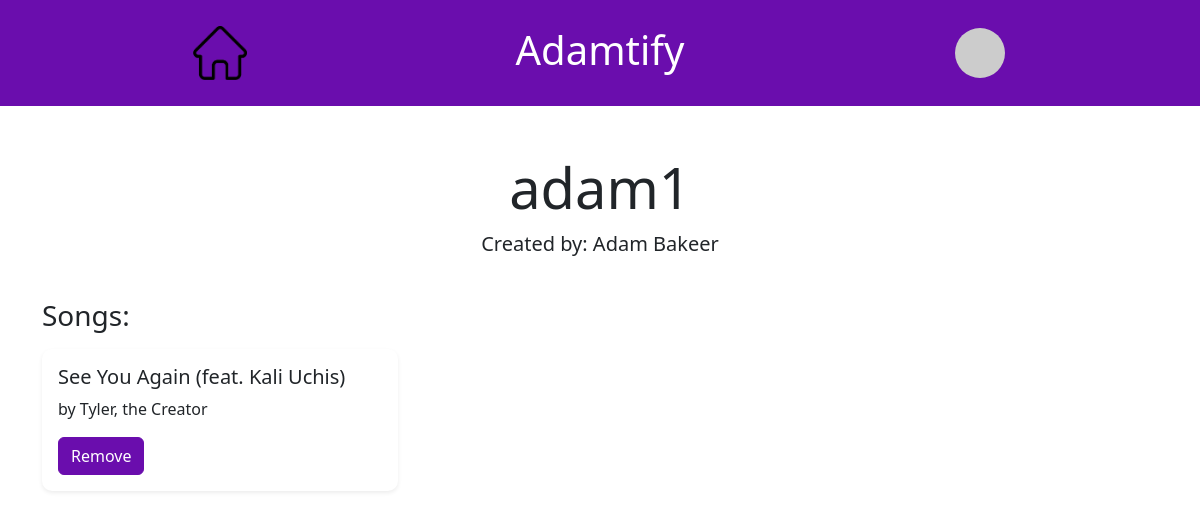
/view_playlist/1 (signed in), run on an earlier commit of the app's database.
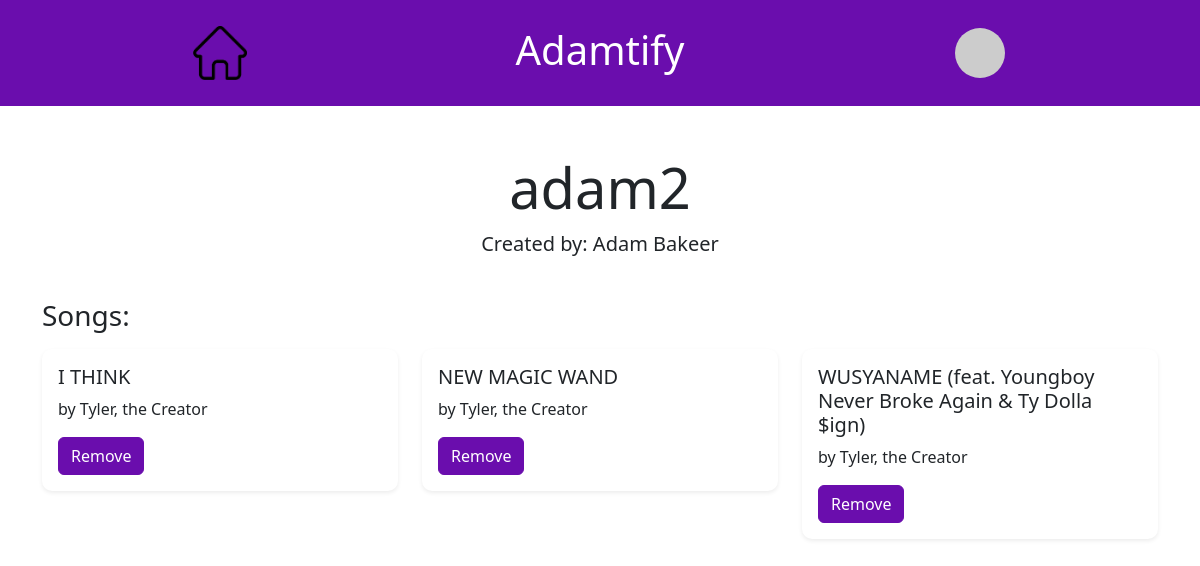
And on a later commit of the database.
### app/models.py (models this page shows)
class Playlist(db.Model):
    playlist_id = db.Column(db.Integer, primary_key=True)
    name = db.Column(db.String(200), nullable=False)
    user_id = db.Column(db.Integer, db.ForeignKey('user.user_id'), nullable=False)
    songs = db.relationship('PlaylistSong', back_populates='playlist', lazy='select')  # Many-to-Many

class Song(db.Model):
    song_id = db.Column(db.String(150), primary_key=True)  # Spotify Song ID
    title = db.Column(db.String(200), nullable=False)
    duration = db.Column(db.Integer)  # Duration in seconds
    genre = db.Column(db.String(80))
    artist_ids = db.Column(db.Text)  # Comma-separated artist IDs
    playlists = db.relationship('PlaylistSong', back_populates='song', lazy='select')  # Many-to-Many
    artists = db.relationship('SongArtist', back_populates='song', lazy='select')  # Many-to-Many

class Artist(db.Model):
    artist_id = db.Column(db.String(80), primary_key=True)  # Spotify Artist ID
    artist_name = db.Column(db.String(100), index=True, unique=True, nullable=False)
    listeners = db.Column(db.Integer, nullable=False, default=0)  # Artist popularity (0-100)
    songs = db.relationship('SongArtist', back_populates='artist', lazy='select')  # Many-to-Many
    preferred_by_users = db.relationship('UserArtist', backref='artist', lazy='dynamic')

### app/views.py (the view)
@app.route('/view_playlist/<int:playlist_id>', methods=['GET', 'POST'])
def view_playlist(playlist_id):
    if 'user_id' not in session:
        return redirect(url_for('login'))  # Redirect to login page if user is not logged in
    playlist = Playlist.query.get_or_404(playlist_id)
    if playlist.user_id != session['user_id']:
        return jsonify({'success': False, 'message': 'You are not the owner of this playlist'}), 403
    songs = Song.query.join(PlaylistSong).filter(PlaylistSong.playlist_id == playlist_id).all()
    form = SongRemoveForm()  # You can create a form to handle CSRF token if necessary
    return render_template('view_playlist.html', playlist=playlist, songs=songs, form=form)

### app/views.py (called while the page is built)
def get_user_by_id(user_id):
    return User.query.filter_by(user_id=user_id).first()

@app.before_request
def before_request():
    user_id = session.get('user_id')  # Retrieve user_id from session
    if user_id:
        g.user = get_user_by_id(user_id)  # Replace this with your actual method to get user data
    else:
        g.user = None

### app/templates/view_playlist.html (shortened to what this page needs)
{% extends "base.html" %}
{% block content %}
    <div class="container mt-5">
        <div class="row mb-4">
            <div class="col-12 text-center">
                <h2 class="display-4">{{ playlist.name }}</h2>
                <p class="lead">Created by: {{ playlist.user.firstname }} {{ playlist.user.lastname }}</p>
            </div>
        </div>
        <h3 class="mt-4 mb-3">Songs:</h3>
        <div class="row">
            {% for song in songs %}
                <div class="col-12 col-md-4">
                    <div class="card mb-4 shadow-sm">
                        <div class="card-body">
                            <h5 class="card-title">{{ song.title }}</h5>
                            <p class="card-text">by {{ song.artists[0].artist.artist_name }}</p>
                            <button type="button" class="btn btn-purple btn-block remove-song-btn" data-song-id="{{ song.song_id }}" data-playlist-id="{{ playlist.playlist_id }}">
                                Remove
                            </button>
                        </div>
                    </div>
                </div>
            {% else %}
                <div class="col-12">
                    <div class="alert alert-info">
                        No songs in this playlist yet.
                    </div>
                </div>
            {% endfor %}
        </div>
    </div>
{% endblock %}

What changed in the data, as far as the page shows it:
no longer on this page (row unchanged): Song: title "See You Again (feat. Kali Uchis)", artist_name "Tyler, the Creator"
changed Playlist: name "adam1" → "adam2"
now on this page (row unchanged): Song: title "I THINK", artist_name "Tyler, the Creator"
now on this page (row unchanged): Song: title "NEW MAGIC WAND", artist_name "Tyler, the Creator"
now on this page (row unchanged): Song: title "WUSYANAME (feat. Youngboy Never Broke Again & Ty Dolla $ign)", artist_name "Tyler, the Creator"
